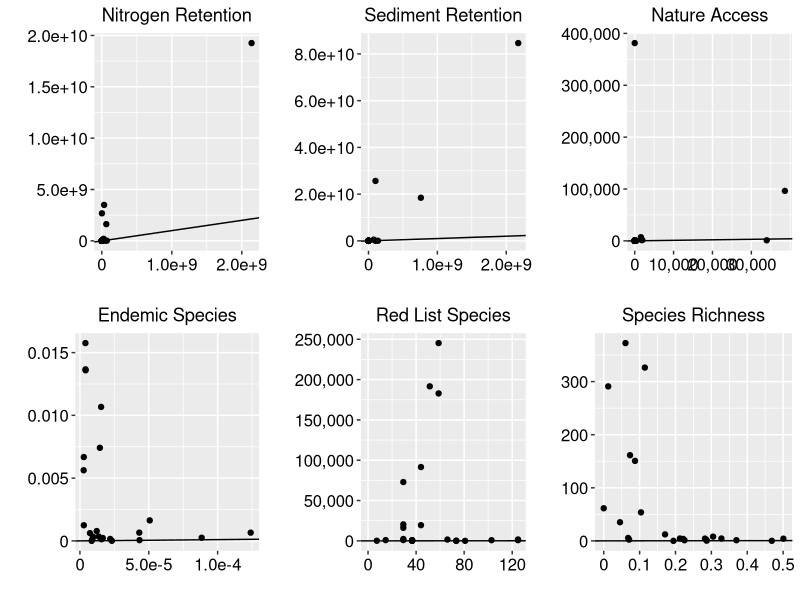
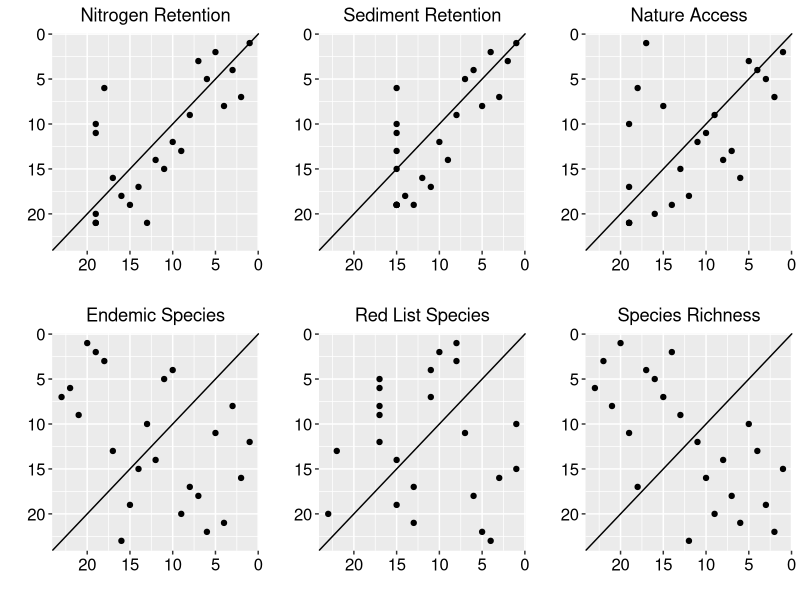

Reproduce these figures in R, in order.
### Figure creation for manuscript
# Load libraries
library(ggplot2)
library(ggpubr)
library(scales)

# Import data
compare <- read.csv("./lithiumMineComparisonPlot.csv")

# Figure 4a: total impacts comparison
# Plot nitrogen retention
N <- ggplot(compare, aes(x=N_bufferedPt, y=N_polygon)) + 
  geom_point() + 
  geom_abline(intercept = 0, slope = 1) + 
  ggtitle("Nitrogen Retention") + 
  theme(plot.title = element_text(hjust = 0.5),
        axis.text.x = element_text(size = 12, color = "black"),
        axis.text.y = element_text(size = 12, color = "black")) + 
  scale_x_continuous(breaks = c(0, 1000000000, 2000000000), label=c("0", "1.0e+9", "2.0e+9")) + 
  scale_y_continuous(breaks = c(0, 5000000000, 10000000000, 15000000000, 20000000000), label=c("0", "5.0e+9", "1.0e+10", "1.5e+10", "2.0e+10")) + 
  xlab("") + 
  ylab("")

# Plot sediment retention
sed <- ggplot(compare, aes(x=sed_bufferedPt, y=sed_polygon)) +
  geom_point() + 
  geom_abline(intercept = 0, slope = 1) + 
  ggtitle("Sediment Retention") + 
  theme(plot.title = element_text(hjust = 0.5),
        axis.text.x = element_text(size = 12, color = "black"),
        axis.text.y = element_text(size = 12, color = "black")) +
  scale_x_continuous(breaks = c(0, 1000000000, 2000000000), label=c("0", "1.0e+9","2.0e+9")) + 
  scale_y_continuous(breaks = c(0, 20000000000, 40000000000, 60000000000, 80000000000), label=c("0", "2.0e+10", "4.0e+10", "6.0e+10", "8.0e+10")) + 
  xlab("") + 
  ylab("")

# Plot nature access
nature <- ggplot(compare, aes(x=nature_bufferedPt, y=nature_polygon)) + 
  geom_point() + 
  geom_abline(intercept = 0, slope = 1) + 
  ggtitle("Nature Access") +  
  theme(plot.title = element_text(hjust = 0.5),
        axis.text.x = element_text(size = 12, color = "black"),
        axis.text.y = element_text(size = 12, color = "black")) +
  scale_x_continuous(breaks = c(0, 10000, 20000, 30000), label=c("0", "10,000", "20,000", "30,000")) + 
  scale_y_continuous(breaks = c(0, 1000000, 2000000, 3000000, 4000000), label=c("0", "100,000", "200,000", "300,000", "400,000")) + 
  xlab("") + 
  ylab("")

# Plot endemic species
endemic <- ggplot(compare, aes(x=endemic_bufferedPt, y=endemic_polygon)) + 
  geom_point() + 
  geom_abline(intercept = 0, slope = 1) + 
  ggtitle("Endemic Species") +
  theme(plot.title = element_text(hjust = 0.5),
        axis.text.x = element_text(size = 12, color = "black"),
        axis.text.y = element_text(size = 12, color = "black")) +
  scale_x_continuous(breaks = c(0, 0.00005, 0.0001), label=c("0", "5.0e-5", "1.0e-4")) + 
  scale_y_continuous(breaks = c(0, 0.005, 0.01, 0.015), label=c("0", "0.005", "0.010", "0.015")) + 
  xlab("") +
  ylab("")

# Plot Red List species
redlist <- ggplot(compare, aes(x=redlist_bufferedPt, y=redlist_polygon)) + 
  geom_point() + 
  geom_abline(intercept = 0, slope = 1) + 
  ggtitle("Red List Species") + 
  theme(plot.title = element_text(hjust = 0.5),
        axis.text.x = element_text(size = 12, color = "black"),
        axis.text.y = element_text(size = 12, color = "black")) +
  scale_x_continuous(breaks = c(0, 25, 50, 75, 100, 125), label=c("0", "25", "50", "75", "100", "125")) + 
  scale_y_continuous(breaks = c(0, 50000, 100000, 150000, 200000, 250000), label=c("0", "50,000", "100,000", "150,000", "200,000", "250,000")) + 
  xlim(0, 125) +
  xlab("") + 
  ylab("")

# Plot species richness
richness <- ggplot(compare, aes(x=richness_bufferedPt, y=richness_polygon)) + 
  geom_point() + 
  geom_abline(intercept = 0, slope = 1) + 
  ggtitle("Species Richness") +   
  theme(plot.title = element_text(hjust = 0.5),
        axis.text.x = element_text(size = 12, color = "black"),
        axis.text.y = element_text(size = 12, color = "black")) +
  scale_x_continuous(breaks = c(0, 0.1, 0.2, 0.3, 0.4, 0.5), label=c("0", "0.1", "0.2", "0.3", "0.4", "0.5")) + 
  scale_y_continuous(breaks = c(0, 100, 200, 300), label=c("0", "100", "200", "300")) + 
  xlab("") + 
  ylab("")

# Arrange 6 plots
ggarrange(N, sed, nature, endemic, redlist, richness)

#################################
# Figure 4b: Total impact rank comparison
# Import data
rank <- read.csv("./lithiumMineComparisonPlot_Rank.csv")

# Plot nitrogen retention rank
N_rank <- ggplot(rank, aes(x=N_bufferedPt_Rank, y=N_polygon_Rank)) + 
  geom_point() + 
  geom_abline(intercept = 0, slope = 1) + 
  ggtitle("Nitrogen Retention") + 
  theme(plot.title = element_text(hjust = 0.5),
        axis.text.x = element_text(size = 12, color = "black"),
        axis.text.y = element_text(size = 12, color = "black")) +
  scale_x_reverse() +
  scale_y_reverse() +
  xlim(23, 1) +
  ylim(23, 1) +
  xlab("") +
  ylab("")

# Plot sediment retention rank
sed_rank <- ggplot(rank, aes(x=sed_bufferedPt_Rank, y=sed_polygon_Rank)) +
  geom_point() +
  geom_abline(intercept = 0, slope = 1) +
  ggtitle("Sediment Retention") +  
  theme(plot.title = element_text(hjust = 0.5),
        axis.text.x = element_text(size = 12, color = "black"),
        axis.text.y = element_text(size = 12, color = "black")) +
  scale_x_reverse() +
  scale_y_reverse() +
  xlim(23, 1) +
  ylim(23, 1) +
  xlab("") +
  ylab("")

# Plot nature access rank
nature_rank <- ggplot(rank, aes(x=nature_bufferedPt_Rank, y=nature_polygon_Rank)) + 
  geom_point() + 
  geom_abline(intercept = 0, slope = 1) + 
  ggtitle("Nature Access") + 
  theme(plot.title = element_text(hjust = 0.5),
        axis.text.x = element_text(size = 12, color = "black"),
        axis.text.y = element_text(size = 12, color = "black")) +
  scale_x_reverse() +
  scale_y_reverse() +
  xlim(23, 1) +
  ylim(23, 1) +
  xlab("") +
  ylab("")

# Plot endemic species rank
endemic_rank <- ggplot(rank, aes(x=endemic_bufferedPt_Rank, y=endemic_polygon_Rank)) + 
  geom_point() + 
  geom_abline(intercept = 0, slope = 1) + 
  ggtitle("Endemic Species") +   
  theme(plot.title = element_text(hjust = 0.5),
        axis.text.x = element_text(size = 12, color = "black"),
        axis.text.y = element_text(size = 12, color = "black")) +
  scale_x_reverse() +
  scale_y_reverse() +
  xlim(23, 1) +
  ylim(23, 1) +
  xlab("") +
  ylab("")

# Plot Red List species rank
redlist_rank <- ggplot(rank, aes(x=redlist_bufferedPt_Rank, y=redlist_polygon_Rank)) + 
  geom_point() + 
  geom_abline(intercept = 0, slope = 1) + 
  ggtitle("Red List Species") +   
  theme(plot.title = element_text(hjust = 0.5),
        axis.text.x = element_text(size = 12, color = "black"),
        axis.text.y = element_text(size = 12, color = "black")) +
  scale_x_reverse() +
  scale_y_reverse() +
  xlim(23, 1) +
  ylim(23, 1) +
  xlab("") +
  ylab("")

# Plot species richness rank
richness_rank <- ggplot(rank, aes(x=richness_bufferedPt_Rank, y=richness_polygon_Rank)) + 
  geom_point() + 
  geom_abline(intercept = 0, slope = 1) + 
  ggtitle("Species Richness") + 
  theme(plot.title = element_text(hjust = 0.5),
        axis.text.x = element_text(size = 12, color = "black"),
        axis.text.y = element_text(size = 12, color = "black")) +
  scale_x_reverse() +
  scale_y_reverse() +
  xlim(23, 1) +
  ylim(23, 1) +
  xlab("") +
  ylab("")

# Arrange 6 plots
ggarrange(N_rank, sed_rank, nature_rank, endemic_rank, redlist_rank, richness_rank)
